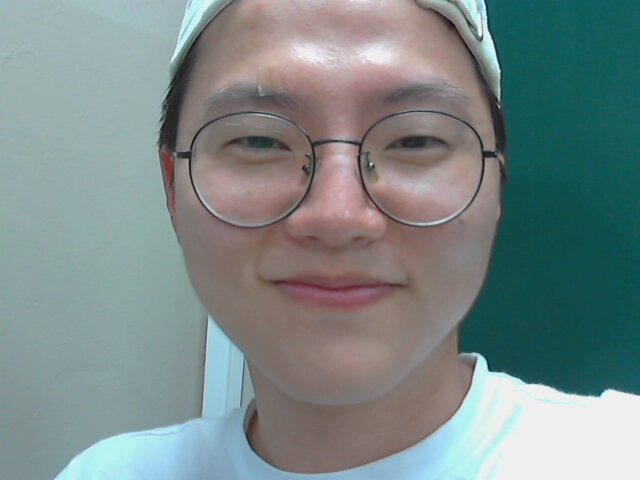
#> input picture HumanTracking_UV/pic/user.jpg, 640 x 480 px, given in place of the camera
$ python Facial_Recognition_Part1.py
#> lines starting #> are read from the running program, lines starting #| are printed output that depends on the picture; after the words box and inside, x2 and y2 are one past the last pixel; in counts of white or black regions, pixels touching at a corner belong together
"""
==================================================
|             Extract Training Data              |
==================================================
"""

import os
import cv2
import numpy as np

# NOTE `cv2.CascadeClassifier`: load a classifier from a file "./haarcascade_frontalface_default.xml" which only detects frontal face.
face_classifier = cv2.CascadeClassifier('./haarcascade_frontalface_default.xml')


# SECTION Function`face_extractor`: pass the argument to `img` and detect the frontal face.
def face_extractor(img):

    """
    > `cv2.cvtColor`: converts RGB format `img` to greyscale
    > `detectMultiScale()`: pass grayscaled `img` and detect frontal face based on classifier from a file; returns [x,y,w,h].
        * scaleFactor = 1.3 - how much the image is reduced at each image scale.
        * minNeighbors = 5  - how many neighbors each candidate rectangle should have to retain it to eliminate False detection; refer to kNN.
    """
    gray = cv2.cvtColor(img,cv2.COLOR_BGR2GRAY)          # although does not convert actual video screenshot, but maybe used for faster computation?
    faces = face_classifier.detectMultiScale(gray,1.3,5) # reduce the scale by `img`/1.3 pixel and detected as True when there's five neighbors.

    # if none face is detected returns nothing, ending the function early.
    # else when face is detected, proceed to next function statement.
    if faces is ():
        return None

    # Assign data from faces literally to variable of x, y, w, h and use it crop the face out from `img` using numpy.
    for (x,y,w,h) in faces:
        cropped_face = img[y:y+h, x:x+w]

    # return cropped face from `img`.
    return cropped_face


# SECTION Loop for activation and usage of function `face_extractor` to extract facial sample.
cap = cv2.VideoCapture(0)   # Activate video capturing device such as webcam.
count = 0                   # Counts how many screenshot of the video was captured.

while True:
    ret, frame = cap.read() # `ret` is boolean True when capture is successful in spite of facial detection. Frame contains screenshot image data.
#> frame is the input picture: shape (480, 640, 3); mean B, G, R 136.6, 137.2, 122.7

    # If computer detects object that deems as "face" according to the cascade classifier...
    if face_extractor(frame) is not None:
#> in face_extractor, `gray = cv2.cvtColor(img,cv2.COLOR_BGR2GRAY)`:
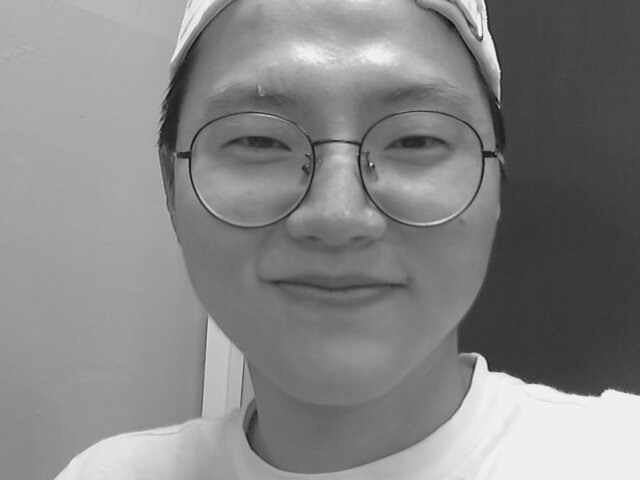
#> gray: shape (480, 640); min 6, max 250, mean 132.8
#> in face_extractor, `faces = face_classifier.detectMultiScale(gray,1.3,5) # reduce the scal..`: faces = [[174, 24, 331, 331]]
#> the loop in face_extractor, `for (x,y,w,h) in faces:` made 1 pass
#> pass 1, in face_extractor, `cropped_face = img[y:y+h, x:x+w]`:
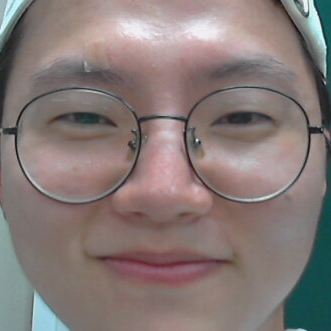
#> cropped_face: shape (331, 331, 3); mean B, G, R 118.7, 121.3, 133.6
        count+=1   # increase counter as face is detected.
#> count = 1

        # normalize the frontal face samples and greyscale them.
        face = cv2.resize(face_extractor(frame),(200,200))
#> the loop in face_extractor (call 2), `for (x,y,w,h) in faces:` made 1 pass
        face = cv2.cvtColor(face, cv2.COLOR_BGR2GRAY)
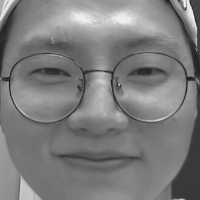
#> face: shape (200, 200); min 23, max 243, mean 124.5

        # save the frontal face sample under the following path.
        if not os.path.exists("faces"):   # if the path does not exist,
            os.mkdir("faces")             # then create the `./faces/` directory.
        file_name_path = './faces/user'+str(count)+'.jpg'
#> file_name_path = './faces/user1.jpg'
        cv2.imwrite(file_name_path,face)

        # visualize the sample counter under the window name "Face Cropper" showing "face" image.
        cv2.putText(face,str(count),(50,50),cv2.FONT_HERSHEY_COMPLEX,1,(0,255,0),2)
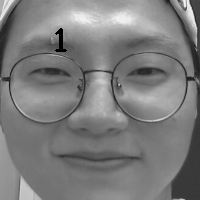
#> face: shape (200, 200); 0.31% of pixels changed, all inside (x1, y1, x2, y2) = (55, 28, 67, 52)
        cv2.imshow('Face Cropper',face)

    # If no face detected via returned value of "None"...
    else:
        print("Face not Found")
        pass

    # "cv2.waitKey(1)": returns the pressed key after specified delayed ms time; if 0ms means wait for a key event infinitely.
    # End the screenshot when acquired 100 images or pressed Enter button.
    if cv2.waitKey(1)==13 or count==100:
#> (key Esc is pressed here)
        break

cap.release()              # Close the video capture device.
cv2.destroyAllWindows()    # Destroys all of the opened HighGUI windows.
print('Colleting Samples Complete!!!')
